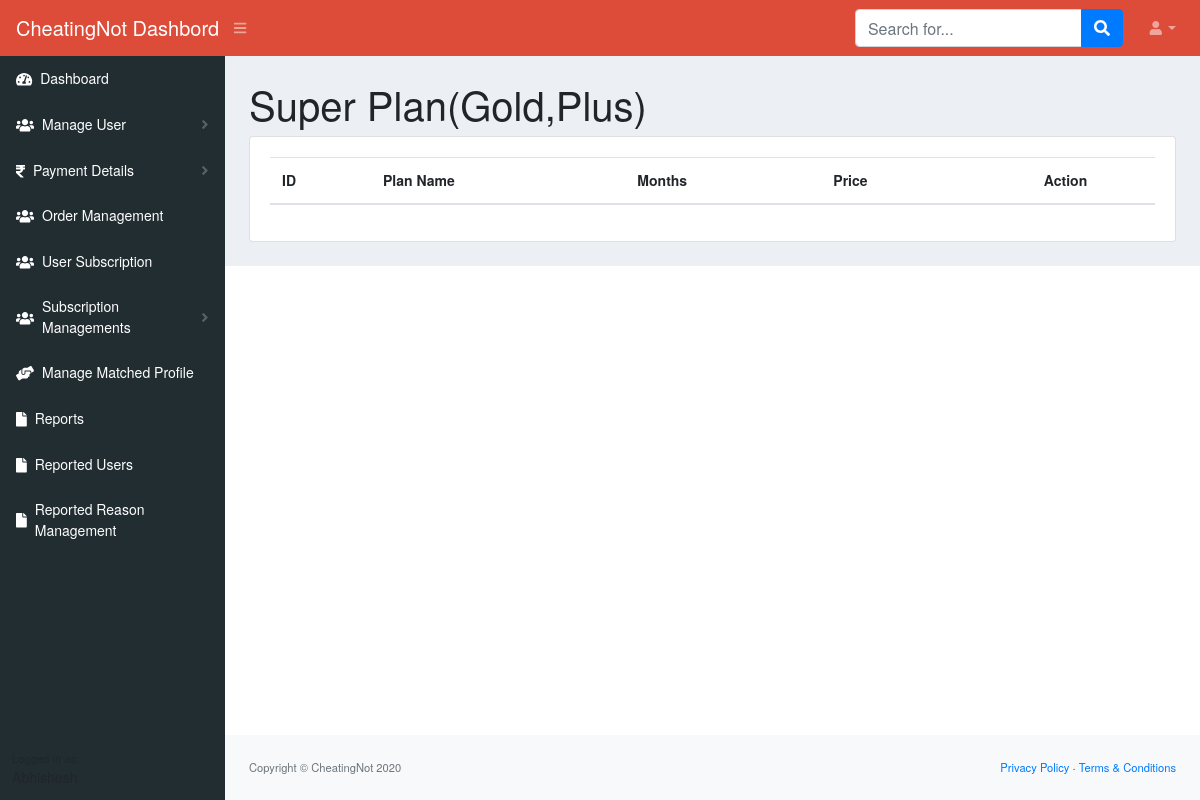
/userSubscription/superPlan/, run on an earlier commit of the app's database.
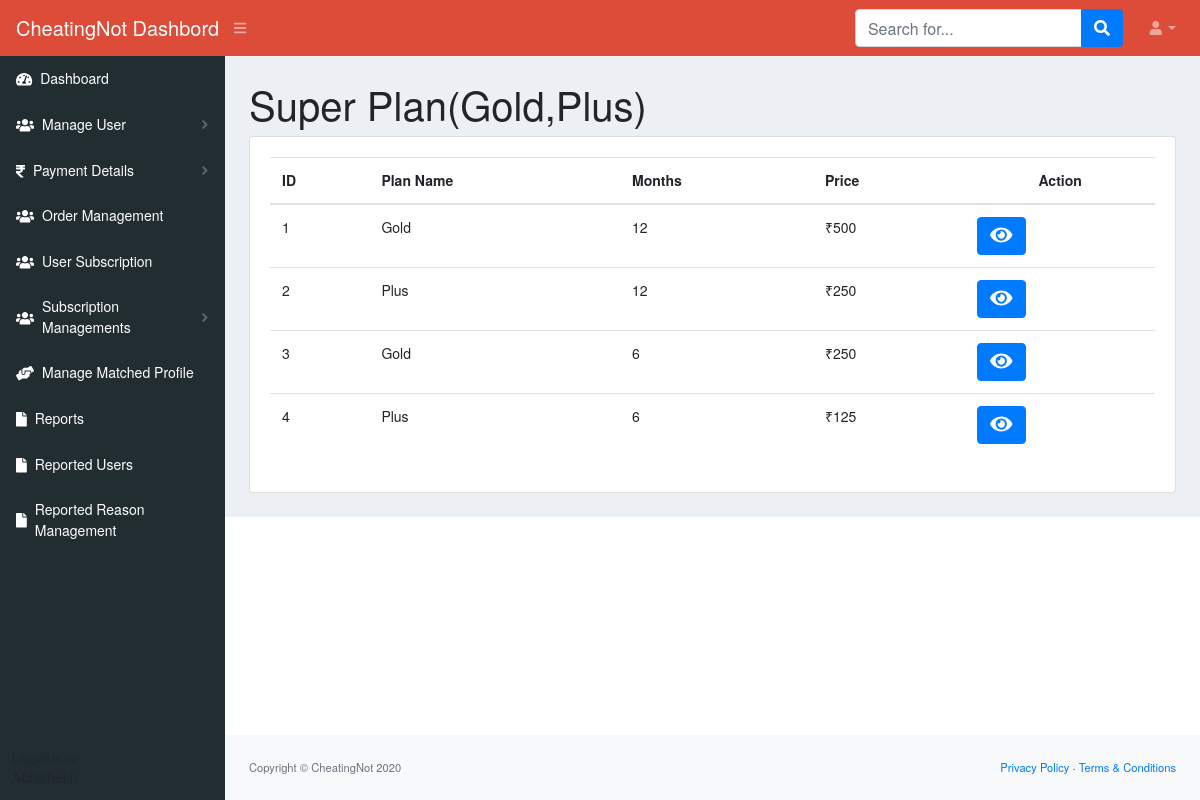
And on a later commit of the database.
### cheatingdash/models.py (models this page shows, shortened)
class superPlans(models.Model):
    planName=models.CharField(max_length=4,null=True, blank=True)
    durationMonth= models.IntegerField()
    price= models.IntegerField()
    class Meta:
        app_label = 'cheatingdash'

### cheatingdash/views.py (the view)
# urls.py: path('userSubscription/superPlan/',views.superPlan,name="superPlans"),
def superPlan(request):
    superPlane=superPlans.objects.all()
    return render(request,'superplan.html',{'superPlan':superPlane})

### templates/superplan.html (shortened to what this page needs)
{% load static %}
<!DOCTYPE html>
<html lang="en">
    <head>
        <link rel="stylesheet" href="{% static 'css/main.css' %}">
        <link href="https://cdn.datatables.net/1.10.20/css/dataTables.bootstrap4.min.css" rel="stylesheet" />
    </head>
    <body class="sb-nav-fixed">
        <nav class="sb-topnav navbar navbar-expand navbar-dark bg-dark">
            <a class="navbar-brand" href="#">CheatingNot Dashbord</a><button class="btn btn-link btn-sm order-1 order-lg-0" id="sidebarToggle" href="#"><i class="fas fa-bars"></i></button
            >
            <form class="d-none d-md-inline-block form-inline ml-auto mr-0 mr-md-3 my-2 my-md-0">
                <div class="input-group">
                    <input class="form-control" type="text" placeholder="Search for..." aria-label="Search" aria-describedby="basic-addon2" />
                    <div class="input-group-append">
                        <button class="btn btn-primary" type="button"><i class="fas fa-search"></i></button>
                    </div>
                </div>
            </form>
            <ul class="navbar-nav ml-auto ml-md-0">
                <li class="nav-item dropdown">
                    <a class="nav-link dropdown-toggle" id="userDropdown" href="#" role="button" data-toggle="dropdown" aria-haspopup="true" aria-expanded="false"><i class="fas fa-user fa-fw"></i></a>
                </li>
            </ul>
        </nav>
        <div id="layoutSidenav">
            <div id="layoutSidenav_nav">
               <div id="layoutSidenav_nav">
                <nav class="sb-sidenav accordion sb-sidenav-dark" id="sidenavAccordion">
                    <div class="sb-sidenav-menu">
                        <div class="nav">
                            <a class="nav-link" href="/"
                                ><div class="sb-nav-link-icon"><i class="fas fa-tachometer-alt"></i></div>
                                Dashboard</a
                            >
                            <a class="nav-link collapsed" href="#" data-toggle="collapse" data-target="#collapseLayouts" aria-expanded="false" aria-controls="collapseLayouts"
                                ><div class="sb-nav-link-icon"><i class="fas fa-users"></i></div>
                                 Manage User
                                <div class="sb-sidenav-collapse-arrow"><i class="fas fa-angle-down"></i></div
                            ></a>
                            <a class="nav-link collapsed" href="#" data-toggle="collapse" data-target="#collapseLayouts" aria-expanded="false" aria-controls="collapseLayouts"
                                ><div class="sb-nav-link-icon"> <i class="fas fa-rupee-sign"></i> </div>
                                Payment Details
                                <div class="sb-sidenav-collapse-arrow"><i class="fas fa-angle-down"></i></div
                            ></a>
                            <a class="nav-link" href="/ordermanagement"
                                ><div class="sb-nav-link-icon"><i class="fa fa-users"></i></div>
                                Order Management</a
                            >
                            <a class="nav-link" href="/userSubscription"
                                ><div class="sb-nav-link-icon"><i class="fa fa-users"></i></div>
                                User Subscription</a
                            >
                             <a class="nav-link collapsed" href="#" data-toggle="collapse" data-target="#collapsePages" aria-expanded="false" aria-controls="collapsePages"
                                ><div class="sb-nav-link-icon"><i class="fa fa-users"></i></div>
                                Subscription Managements
                                <div class="sb-sidenav-collapse-arrow"><i class="fas fa-angle-down"></i></div
                            ></a>
                             <a class="nav-link" href="/matchedprofiles"
                                ><div class="sb-nav-link-icon"><i class="fas fa-hands-helping"></i></div>
                                Manage Matched Profile</a
                            >
                             <a class="nav-link" href="#"
                                ><div class="sb-nav-link-icon"><i class="fas fa-file"></i></div>
                               Reports</a
                            >
                             <a class="nav-link" href="#"
                                ><div class="sb-nav-link-icon"><i class="fas fa-file"></i></div>
                                Reported Users</a
                            >
                             <a class="nav-link" href="#"
                                ><div class="sb-nav-link-icon"><i class="fas fa-file"></i></div>
                                Reported Reason Management</a
                            >
                        </div>
                    </div>
                    <div class="sb-sidenav-footer">
                        <div class="small">Logged in as:</div>
                    </div>
                </nav>
            </div>
            </div>
            <div id="layoutSidenav_content">
                <main style="background-color: #ecf0f5;">
                    <div class="container-fluid">
                        <h1 class="mt-4">Super Plan(Gold,Plus)</h1>
                        <div class="card mb-4">
                            <div class="card-body">
                                <div class="table-responsive">
                                 <table class="table">
    <thead>
        <tr>
            <th>ID</th>
            <th>Plan Name</th>
            <th>Months</th>
            <th>Price</th>
            <th colspan="3" class="text-center">Action</th>
        </tr>
    </thead>
    <tbody>
        {% for super in superPlan %}
       <tr>
        <td>{{super.id}}</td>
        <td>{{super.planName}}</td>
        <td>{{super.durationMonth}}</td>
        <td>&#x20B9;{{super.price}}</td>
        <td><a href="#" rel="noopener noreferrer" class="btn btn-xs btn-primary"  ><i  style="font-size:20px"class="fa fa-eye"></i>
</a></td>
       </tr>
       {% endfor %}
    </tbody>
</table>
                                </div>
                            </div>
                        </div>
                    </div>
                </main>
                <footer class="py-4 bg-light mt-auto">
                    <div class="container-fluid">
                        <div class="d-flex align-items-center justify-content-between small">
                            <div class="text-muted">Copyright &copy; CheatingNot 2020</div>
                            <div>
                                <a href="#">Privacy Policy</a>
                                &middot;
                                <a href="#">Terms &amp; Conditions</a>
                            </div>
                        </div>
                    </div>
                </footer>
            </div>
        </div>
    </body>
</html>

What changed in the data, as far as the page shows it:
added superPlans: id "1", planName "Gold", durationMonth "12", price "500"
added superPlans: id "2", planName "Plus", durationMonth "12", price "250"
added superPlans: id "3", planName "Gold", durationMonth "6", price "250"
added superPlans: id "4", planName "Plus", durationMonth "6", price "125"
